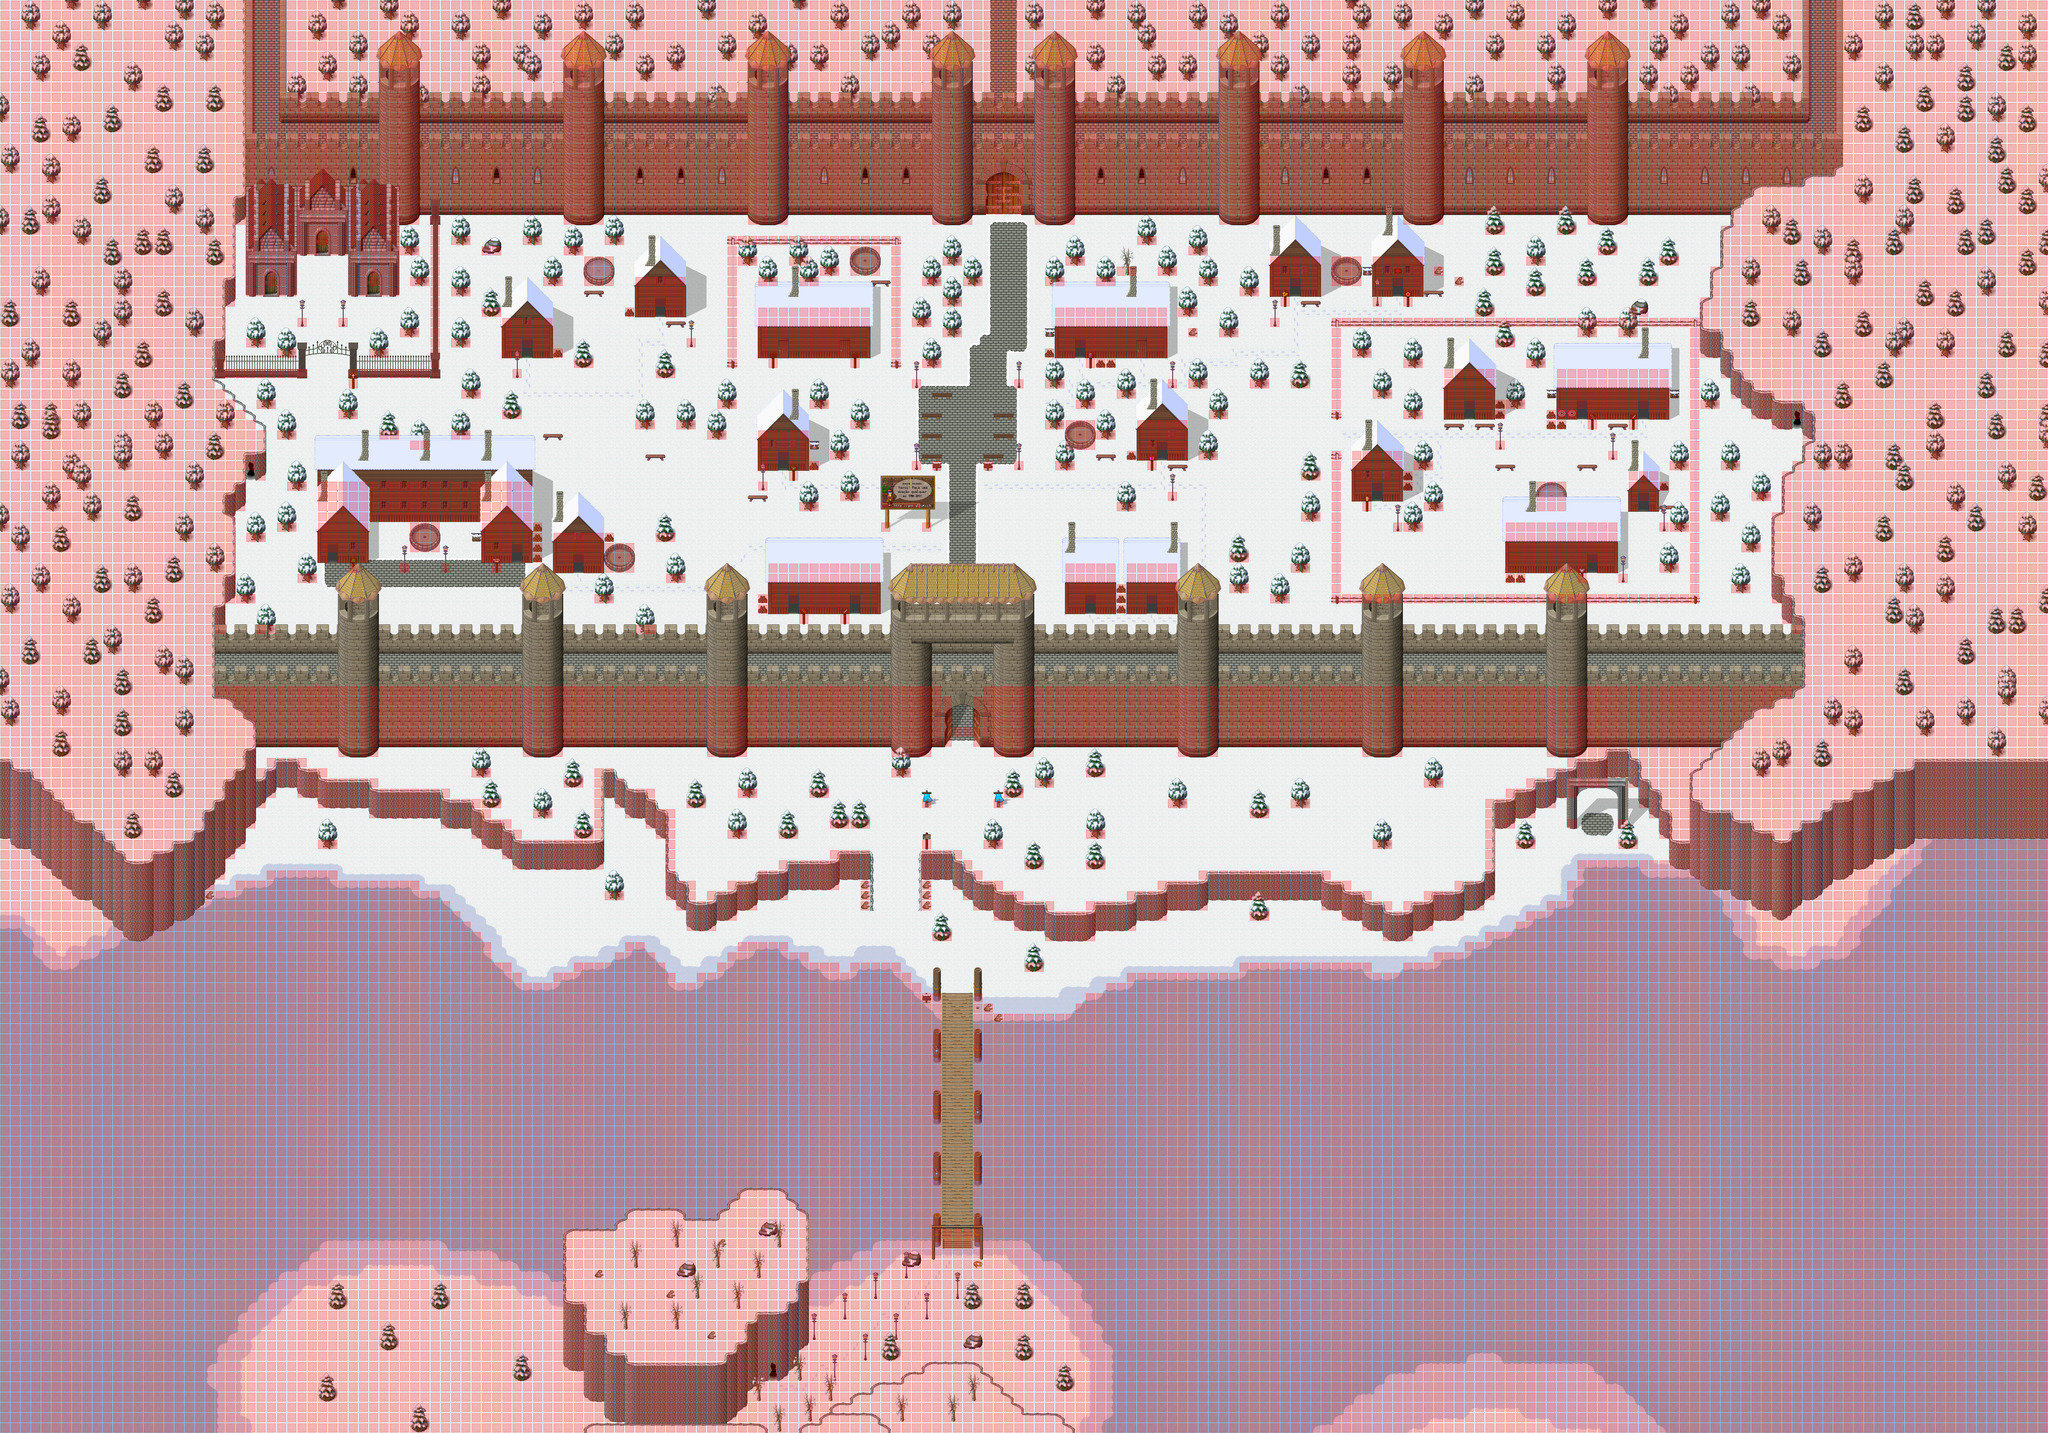

Tiled map render using the project's own tile images. Description and the map definition, with tile-layer contents summarised, below:
An orthogonal 200x140 tile map with 32x32 px tiles, 10 tile layers (ground, ground2, ground3, ground4, ...), 21 tilesets and 58 objects (22x warp, 22x PARTICLE_EFFECT, 6x spawn, warp-off, PARTICLE_EFFECT-off, ...).

<map version="1.0" orientation="orthogonal" width="200" height="140" tilewidth="32" tileheight="32">
 <properties>
  <property name="minimap" value="/graphics/minimaps/froz.png" />
  <property name="name" value="Froz" />
  <property name="pasta" value="froz" />
 </properties>
 <tileset firstgid="1" name="Neve" tilewidth="32" tileheight="32">
  <image source="../graphics/tiles/Snow.png" width="512" height="512" />
 </tileset>
 <tileset firstgid="257" name="Neve_x2" tilewidth="32" tileheight="64">
  <image source="../graphics/tiles/Snow_x2.png" width="512" height="64" />
 </tileset>
 <tileset firstgid="273" name="gelo" tilewidth="32" tileheight="32">
  <image source="../graphics/tiles/gelo.png" width="160" height="96" />
 </tileset>
 <tileset firstgid="288" name="Neve_x3" tilewidth="32" tileheight="96">
  <image source="../graphics/tiles/Snow_x3.png" width="512" height="96" />
 </tileset>
 <tileset firstgid="304" name="Snow_tree_x3" tilewidth="32" tileheight="96">
  <image source="../graphics/tiles/Snow_tree_x3.png" width="256" height="96" />
 </tileset>
 <tileset firstgid="312" name="Sombras" tilewidth="32" tileheight="32">
  <image source="../graphics/tiles/sombras.png" width="192" height="128" />
 </tileset>
 <tileset firstgid="336" name="Porto" tilewidth="32" tileheight="32">
  <image source="../graphics/tiles/Tulimshar_Docks.png" width="512" height="320" />
 </tileset>
 <tileset firstgid="496" name="castle-walls" tilewidth="32" tileheight="32">
  <image source="../graphics/tiles/castle-walls.png" width="544" height="640" />
 </tileset>
 <tileset firstgid="836" name="blockWalls2" tilewidth="32" tileheight="32">
  <image source="../graphics/tiles/blockWalls2.png" width="512" height="128" />
 </tileset>
 <tileset firstgid="900" name="Snow_village" tilewidth="32" tileheight="32">
  <image source="../graphics/tiles/Snow_village.png" width="512" height="512" />
 </tileset>
 <tileset firstgid="1156" name="Woodland_village" tilewidth="32" tileheight="32">
  <image source="../graphics/tiles/Woodland_village.png" width="512" height="512" />
 </tileset>
 <tileset firstgid="1412" name="placas_x2" tilewidth="32" tileheight="64">
  <image source="../graphics/tiles/placas_x2.png" width="512" height="64" />
 </tileset>
 <tileset firstgid="1428" name="igrejas" tilewidth="32" tileheight="32">
  <image source="../graphics/tiles/igrejas.png" width="448" height="288" />
 </tileset>
 <tileset firstgid="1554" name="Woodland_snow_x3" tilewidth="32" tileheight="96">
  <image source="../graphics/tiles/Woodland_snow_x3.png" width="512" height="96" />
 </tileset>
 <tileset firstgid="1570" name="cemiterio_x3" tilewidth="32" tileheight="96">
  <image source="../graphics/tiles/cemiterio_x3.png" width="512" height="192" />
 </tileset>
 <tileset firstgid="1602" name="cemiterio_x3" tilewidth="32" tileheight="32">
  <image source="../graphics/tiles/cemiterio_x3.png" width="512" height="192" />
 </tileset>
 <tileset firstgid="1698" name="collision" tilewidth="32" tileheight="32">
  <image source="../graphics/tiles/collision.png" width="64" height="32" />
 </tileset>
 <tileset firstgid="1700" name="portal_x4" tilewidth="32" tileheight="128">
  <image source="../graphics/tiles/portal_x4.png" width="576" height="256" />
 </tileset>
 <tileset firstgid="1736" name="flags-anime_x2" tilewidth="32" tileheight="64">
  <image source="../graphics/tiles/flags-anime_x2.png" width="384" height="768" />
  <tile id="84">
   <properties>
    <property name="animation-delay0" value="25" />
    <property name="animation-delay1" value="25" />
    <property name="animation-delay2" value="25" />
    <property name="animation-delay3" value="25" />
    <property name="animation-delay4" value="25" />
    <property name="animation-delay5" value="25" />
    <property name="animation-frame0" value="84" />
    <property name="animation-frame1" value="86" />
    <property name="animation-frame2" value="88" />
    <property name="animation-frame3" value="90" />
    <property name="animation-frame4" value="92" />
    <property name="animation-frame5" value="94" />
   </properties>
  </tile>
  <tile id="85">
   <properties>
    <property name="animation-delay0" value="25" />
    <property name="animation-delay1" value="25" />
    <property name="animation-delay2" value="25" />
    <property name="animation-delay3" value="25" />
    <property name="animation-delay4" value="25" />
    <property name="animation-delay5" value="25" />
    <property name="animation-frame0" value="85" />
    <property name="animation-frame1" value="87" />
    <property name="animation-frame2" value="89" />
    <property name="animation-frame3" value="91" />
    <property name="animation-frame4" value="93" />
    <property name="animation-frame5" value="95" />
   </properties>
  </tile>
 </tileset>
 <tileset firstgid="1880" name="concreteWalls" tilewidth="32" tileheight="32">
  <image source="../graphics/tiles/concreteWalls.png" width="512" height="672" />
 </tileset>
 <tileset firstgid="2216" name="outdoor_x6_donate" tilewidth="32" tileheight="192">
  <image source="../graphics/tiles/outdoor_x6_donate.png" width="1088" height="192" />
 </tileset>
 <layer name="ground" width="200" height="140">
  <data>[28000 cells, 28000 non-empty, 33 distinct tile ids]</data>
 </layer>
 <layer name="ground2" width="200" height="140">
  <data>[28000 cells, 18356 non-empty, 39 distinct tile ids]</data>
 </layer>
 <layer name="ground3" width="200" height="140">
  <data>[28000 cells, 105 non-empty, 14 distinct tile ids]</data>
 </layer>
 <layer name="ground4" width="200" height="140">
  <data>[28000 cells, 3709 non-empty, 129 distinct tile ids]</data>
 </layer>
 <layer name="fringe" width="200" height="140">
  <data>[28000 cells, 1860 non-empty, 126 distinct tile ids]</data>
 </layer>
 <layer name="top" width="200" height="140">
  <data>[28000 cells, 1102 non-empty, 89 distinct tile ids]</data>
 </layer>
 <layer name="top2" width="200" height="140">
  <data>[28000 cells, 136 non-empty, 39 distinct tile ids]</data>
 </layer>
 <layer name="top3" width="200" height="140">
  <data>[28000 cells, 642 non-empty, 10 distinct tile ids]</data>
 </layer>
 <layer name="top4" width="200" height="140">
  <data>[28000 cells, 2410 non-empty, 64 distinct tile ids]</data>
 </layer>
 <layer name="collision" width="200" height="140" opacity="0.49">
  <data>[28000 cells, 20296 non-empty, 1 distinct tile ids]</data>
 </layer>
 <objectgroup color="#0000ff" name="scripts" width="200" height="140" visible="0">
  <properties>
   <property name="file-guardas" value="guardas.conf" />
   <property name="file-idolos" value="idolos.conf" />
  </properties>
 </objectgroup>
 <objectgroup color="#ffff00" name="spawns" width="200" height="140" visible="0">
  <object name="Trasgo de Gelo(10)" type="spawn" x="800" y="2336" width="2144" height="736">
   <properties>
    <property name="amount" value="10" />
    <property name="delay1" value="0" />
    <property name="delay2" value="0" />
    <property name="id" value="1058" />
   </properties>
  </object>
  </objectgroup>
 <objectgroup color="#00aa00" name="warps" width="200" height="140" visible="0">
  <!-- 23 objects omitted --></objectgroup>
 <objectgroup color="#ff55ff" name="particles" width="0" height="0" visible="0">
  <!-- 23 objects omitted --></objectgroup>
 <objectgroup name="magin" width="200" height="140" visible="0">
  <!-- 5 objects omitted --></objectgroup>
 <objectgroup color="#0000ff" name="Comentário" width="200" height="140" visible="0">
  <!-- 1 objects omitted --></objectgroup>
</map>
<!-- 57 of 58 objects omitted -->
